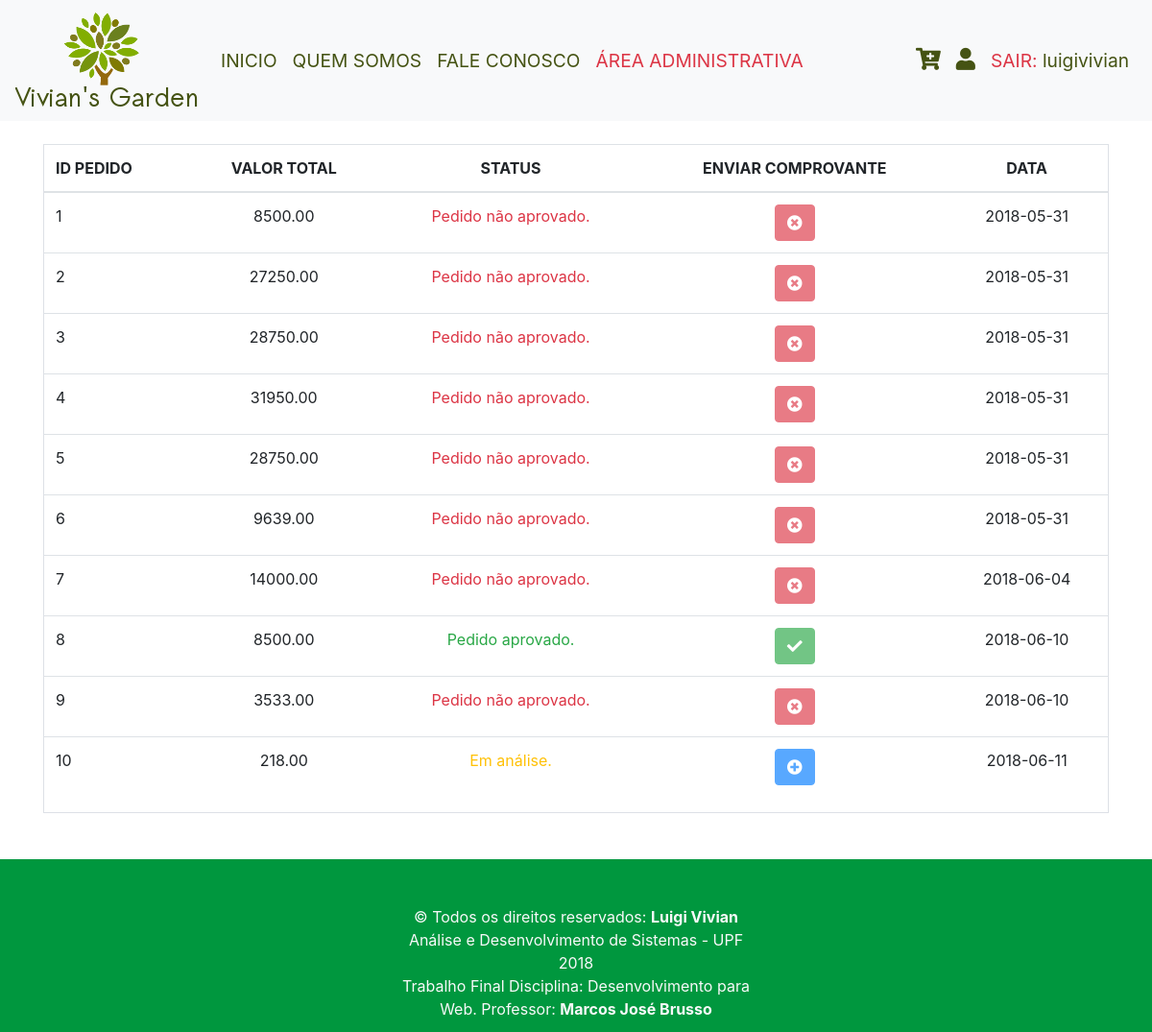
The page /meusPedidos.php (signed in) on the database its author committed.
### tables this page shows
CREATE TABLE `pedido` (
  `id` int(11) NOT NULL,
  `valorTotal` decimal(10,2) DEFAULT NULL,
  `idUsuario` int(11) DEFAULT NULL,
  `idComprovante` int(11) DEFAULT NULL,
  `data` date DEFAULT NULL,
  `status` varchar(50) DEFAULT NULL,
  PRIMARY KEY (`id`),
  KEY `idUsuario` (`idUsuario`),
  KEY `idComprovante` (`idComprovante`),
  CONSTRAINT `pedido_ibfk_1` FOREIGN KEY (`idUsuario`) REFERENCES `usuario` (`id`),
  CONSTRAINT `pedido_ibfk_2` FOREIGN KEY (`idComprovante`) REFERENCES `comprovante` (`id`)
);

### Classes/Usuario.php (called while the page is built, shortened)
<?php
class Usuario extends DAO
{
    public function getByLogin($q){
        $query = parent::$db->prepare('SELECT * FROM usuario WHERE login LIKE :q');
        $query->execute(['q' => '%'.$q.'%']);
        return $query->fetchAll(PDO::FETCH_ASSOC);
    }
}

### Classes/Pedido.php (called while the page is built, shortened)
<?php
class Pedido extends DAO
{
    public function getPedidosByidUser($id){
        $query = parent::$db->prepare('SELECT * FROM pedido WHERE idUsuario LIKE :id');
        $query->execute(['id' => '%'.$id.'%']);
        return $query->fetchAll(PDO::FETCH_ASSOC);
    }
}

### meusPedidos.php (the view, shortened to what this page needs)
<!DOCTYPE html>
<html lang="pt">
<head>
    <link rel="stylesheet" href="https://stackpath.bootstrapcdn.com/bootstrap/4.1.0/css/bootstrap.min.css">
    <link rel="stylesheet" href="https://use.fontawesome.com/releases/v5.0.10/css/all.css">
</head>
<body>
<?php
include_once 'componentes/menu.php';
include_once 'Classes/Planta.php';
include_once 'Classes/Pedido.php';
include_once 'Classes/Usuario.php';
?>
<?php
$u = new Usuario();
$idUser = $u->getByLogin($_SESSION['login']);
$p = new Pedido();
$dados = $p->getPedidosByidUser($idUser[0]['id']);
?>
<div class="container mt-xl-4"">
    <?php if(count($dados) != 0){?>
        <div class="tabela">
            <table class="table">
                <thead>
                <tr>
                    <th scope="col" >ID PEDIDO</th>
                    <th scope="col" class="text-center">VALOR TOTAL</th>
                    <th scope="col" class="text-center">STATUS</th>
                    <th scope="col" class="text-center">ENVIAR COMPROVANTE</th>
                    <th scope="col" class="text-center">DATA</th>
                </tr>
                </thead>
                <tbody id="tabela">
                <?php foreach($dados as $i){?>
                    <tr>
                        <td><?= $i['id'];?></td>
                        <td class="text-center"><?= $i['valorTotal'];?></td>
                        <?php if($i['status'] == "Aguardando comprovante."){?>
                            <td class="text-center text-primary"><?= $i['status'];?></td>
                            <td class="text-center"><button type="button" class="btn btn-primary" data-toggle="modal" data-target="#modalPedido<?= $i['id'];?>"><i class="fa fa-plus-circle"></i></button></td>
                            <div class="modal fade" id="modalPedido<?= $i['id'];?>" tabindex="-1" role="dialog" aria-labelledby="modalPedido<?= $i['id'];?>" aria-hidden="true">
                                <div class="modal-dialog" role="document">
                                    <div class="modal-content">
                                        <div class="modal-header">
                                            <h5 class="modal-title" id="exampleModalLabel">Envie o comprovante de pagamento.</h5>
                                            <button type="button" class="close" data-dismiss="modal" aria-label="Close">
                                                <span aria-hidden="true">&times;</span>
                                            </button>
                                        </div>
                                        <div class="modal-body">
                                            <h5> Pedido ID: <?= $i['id'];?></h5>
                                            <hr>
                                            <h5>Atenção, o comprovante deverá ser scaneado ou fotografado com boa qualidade !</h5>
                                            <hr>
                                            <h5>O arquivo deverá ser em formato de imagem.</h5>
                                            <hr>
                                            <h5>Selecione a imagem do comprovante:</h5>
                                            <form method="POST" enctype="multipart/form-data" action="enviarComprovante.php">
                                                <input id="comprovante" required type="file" name="comprovante" /><br><br>
                                                <input type="hidden" name="idPedido" value="<?= $i['id'];?>">
                                                <button type="button" class="btn btn-danger" data-dismiss="modal">Cancelar</button>
                                                <button type="submit" class="btn btn-success">Salvar</button>
                                            </form>
                                        </div>
                                    </div>
                                </div>
                            </div>
                        <?php } else if($i['status'] == "Pedido aprovado."){?>
                            <td class="text-center text-success"><?= $i['status'];?></td>
                            <td class="text-center"><button class="btn btn-success" disabled><i class="fa fa-check"></i></button></td>
                        <?php }else if($i['status'] == "Pedido não aprovado."){?>
                            <td class="text-center text-danger"><?= $i['status'];?></td>
                            <td class="text-center"><button class="btn btn-danger" disabled><i class="fa fa-times-circle"></i></button></td>
                        <?php }else{?>
                            <td class="text-center text-warning"><?= $i['status'];?></td>
                            <td class="text-center"><button class="btn btn-primary" disabled><i class="fa fa-plus-circle"></i></button></td>
                        <?php }?>
                        <td class="text-center"><?= $i['data'];?></td>
                    </tr>
                <?php }?>
                </tbody>
            </table>
        </div>
    <?php }else{?>
        <div class="container mt-4" style="height: 25rem;">
            <h1 class="text-center"> OPS ! Você não possui nenhum pedido ! :(</h1>
        </div>
    <?php }?>
</div>
    <?php include_once 'componentes/footer.php';?>
</body>
</html>

### componentes/menu.php (shortened to what this page needs)
<nav class="navbar navbar-expand-lg navbar-light bg-light">
    <a class="navbar-brand" href="#">
        <img src="assets/img/logo.png" class="d-inline-block align-top navLogo1 mt-sm-0" alt="logo">
    </a>
    <div class="collapse navbar-collapse navBar1" id="navbarNav">
        <ul class="navbar-nav">
            <li class="nav-item">
                <a class="nav-link text-success" href="index.php">INICIO</a>
            </li>
            <li class="nav-item">
                <a class="nav-link text-success" href="#">QUEM SOMOS</a>
            </li>
            <li class="nav-item">
                <a class="nav-link text-success" href="deixarRecado.php">FALE CONOSCO</a>
            </li>
            <?php if(isset($_SESSION['login']) && $_SESSION['adm'] == 1) {?>
            <li class="nav-item">
                 <a class="nav-link" href="adm.php"><span class="text-danger">ÁREA ADMINISTRATIVA</a>
            </li>
            <?php }?>
        </ul>
        <div class="collapse navbar-collapse justify-content-end" id="navbarCollapse">
            <ul class="navbar-nav">
                <?php if(isset($_SESSION['login'])) {?>
                <li>
                    <a class="nav-link text-success" href="carrinho.php"><i class="fa fa-cart-plus" style="font-size: 120%;"></i></a>
                </li>
                <li>
                    <a class="nav-link text-success" href="minhaConta.php"><i class="fa fa-user" style="font-size: 120%;"></i></a>
                </li>
                <?php }?>
                <li class="nav-item">
                    <?php if(isset($_SESSION['login'])) {?>
                        <a class="nav-link text-success" href="logout.php"><span class="text-danger">SAIR:</span> <?= $_SESSION['login']?></a>
                    <?php }else{ ?>
                        <a class="nav-link text-success" href="login.php">ENTRAR</a>
                    <?php }?>
                </li>
            </ul>
        </div>
    </div>
</nav>

### componentes/footer.php
<div class="mt-xl-5 mb-0" style="background-color: #00973E; height: 180px;">
    <footer>
        <div class="row">
            <div class="col"></div>
            <div class="col mt-5 text-light">
                <div class="text-center">&#169; Todos os direitos reservados: <b>Luigi Vivian</b></div>
                <div class="text-center">Análise e Desenvolvimento de Sistemas - UPF 2018</div>
                <div class="text-center">Trabalho Final Disciplina: Desenvolvimento para Web. Professor: <b>Marcos José Brusso</b></div>
            </div>
            <div class="col"></div>
        </div>
    </footer>
</div>

### meusPedidos.php (style rules this page uses)
.tabela { border-left: #DDE0E6 solid 1px; border-right: #DDE0E6 solid 1px; border-bottom: #DDE0E6 solid 1px; }

### componentes/menu.php (style rules this page uses)
.nav-link { color: #455313 !important; border-top: 2px solid transparent !important; border-bottom: 2px solid transparent !important; }
.navLogo1 { width: 100% !important; height: 100% !important; }
.navBar1 { font-size: 120%; }
.navbar { height: 19% !important; }

### rows shown on the page
pedido: id "1", valorTotal "8500.00", status "Pedido não aprovado.", data "2018-05-31"
pedido: id "2", valorTotal "27250.00", status "Pedido não aprovado.", data "2018-05-31"
pedido: id "3", valorTotal "28750.00", status "Pedido não aprovado.", data "2018-05-31"
pedido: id "4", valorTotal "31950.00", status "Pedido não aprovado.", data "2018-05-31"
pedido: id "5", valorTotal "28750.00", status "Pedido não aprovado.", data "2018-05-31"
pedido: id "6", valorTotal "9639.00", status "Pedido não aprovado.", data "2018-05-31"
pedido: id "7", valorTotal "14000.00", status "Pedido não aprovado.", data "2018-06-04"
pedido: id "8", valorTotal "8500.00", status "Pedido aprovado.", data "2018-06-10"
pedido: id "9", valorTotal "3533.00", status "Pedido não aprovado.", data "2018-06-10"
pedido: id "10", valorTotal "218.00", status "Em análise.", data "2018-06-11"

### other values the page prints
$_SESSION['login'] "luigivivian"
